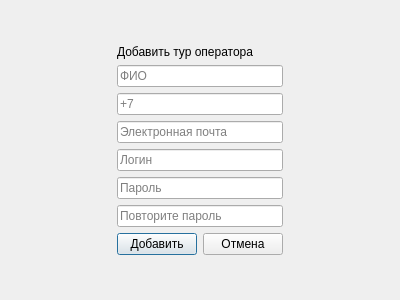
<?xml version="1.0" encoding="UTF-8"?>
<ui version="4.0">
 <class>AddOperatorWindow</class>
 <widget class="QDialog" name="AddOperatorWindow">
  <property name="geometry">
   <rect>
    <x>0</x>
    <y>0</y>
    <width>400</width>
    <height>300</height>
   </rect>
  </property>
  <property name="windowTitle">
   <string>Dialog</string>
  </property>
  <layout class="QGridLayout" name="gridLayout">
   <item row="0" column="1">
    <spacer name="verticalSpacer_2">
     <property name="orientation">
      <enum>Qt::Vertical</enum>
     </property>
     <property name="sizeHint" stdset="0">
      <size>
       <width>20</width>
       <height>3</height>
      </size>
     </property>
    </spacer>
   </item>
   <item row="1" column="0">
    <spacer name="horizontalSpacer">
     <property name="orientation">
      <enum>Qt::Horizontal</enum>
     </property>
     <property name="sizeHint" stdset="0">
      <size>
       <width>83</width>
       <height>20</height>
      </size>
     </property>
    </spacer>
   </item>
   <item row="1" column="1">
    <layout class="QVBoxLayout" name="verticalLayout">
     <item>
      <widget class="QLabel" name="label">
       <property name="text">
        <string>Добавить тур оператора</string>
       </property>
      </widget>
     </item>
     <item>
      <widget class="QLineEdit" name="NamelineEdit">
       <property name="placeholderText">
        <string>ФИО</string>
       </property>
      </widget>
     </item>
     <item>
      <widget class="QLineEdit" name="NumberlineEdit">
       <property name="placeholderText">
        <string>+7</string>
       </property>
      </widget>
     </item>
     <item>
      <widget class="QLineEdit" name="MaillineEdit">
       <property name="placeholderText">
        <string>Электронная почта</string>
       </property>
      </widget>
     </item>
     <item>
      <widget class="QLineEdit" name="LoginlineEdit">
       <property name="placeholderText">
        <string>Логин</string>
       </property>
      </widget>
     </item>
     <item>
      <widget class="QLineEdit" name="PasslineEdit">
       <property name="placeholderText">
        <string>Пароль</string>
       </property>
      </widget>
     </item>
     <item>
      <widget class="QLineEdit" name="RPasslineEdit">
       <property name="placeholderText">
        <string>Повторите пароль</string>
       </property>
      </widget>
     </item>
    </layout>
   </item>
   <item row="1" column="2">
    <spacer name="horizontalSpacer_2">
     <property name="orientation">
      <enum>Qt::Horizontal</enum>
     </property>
     <property name="sizeHint" stdset="0">
      <size>
       <width>82</width>
       <height>20</height>
      </size>
     </property>
    </spacer>
   </item>
   <item row="2" column="1">
    <layout class="QHBoxLayout" name="horizontalLayout">
     <item>
      <widget class="QPushButton" name="pushButton_2">
       <property name="text">
        <string>Добавить</string>
       </property>
      </widget>
     </item>
     <item>
      <widget class="QPushButton" name="pushButton">
       <property name="text">
        <string>Отмена</string>
       </property>
      </widget>
     </item>
    </layout>
   </item>
   <item row="3" column="1">
    <spacer name="verticalSpacer">
     <property name="orientation">
      <enum>Qt::Vertical</enum>
     </property>
     <property name="sizeHint" stdset="0">
      <size>
       <width>20</width>
       <height>3</height>
      </size>
     </property>
    </spacer>
   </item>
  </layout>
 </widget>
 <resources/>
 <connections/>
</ui>
